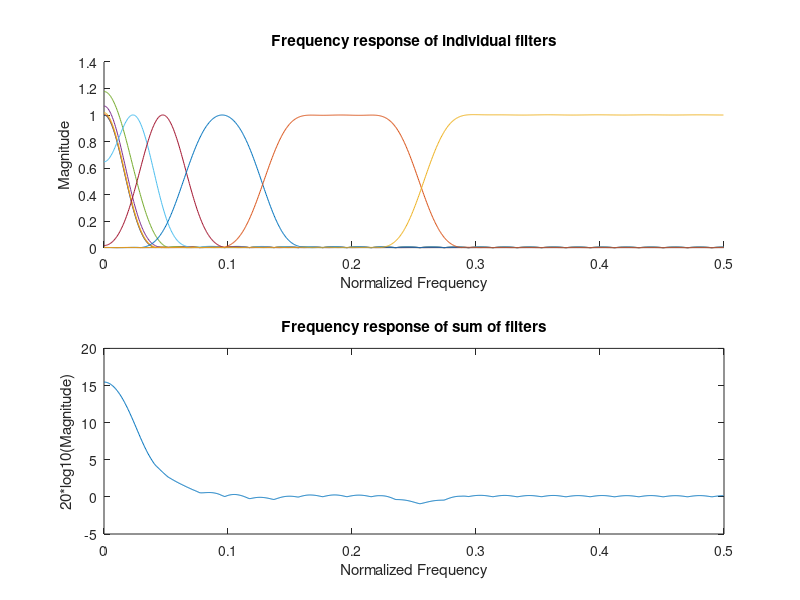

Write the MATLAB code that produced this figure.
fs = 44100;
center_freqs = [31.5, 63, 125, 250, 500, 1000, 2000, 4000, 8000, 16000];
Q = 1.446;

figure;
subplot(2,1,1);
hold on;
title('Frequency response of individual filters');
xlabel('Normalized Frequency');
ylabel('Magnitude');

sum_response = zeros(1024, 1);


for i = 1:length(center_freqs)
    if(i==1)
        fc1 = center_freqs(i) *(1/(2*Q) + sqrt(1 + 1/(4*Q^2)));
        b=fir1(50,fc1/(fs/2),'low');
        [H, f] = freqz(b, 1, 1024, fs);
        plot(f / fs, abs(H));
        sum_response = sum_response + abs(H);
    else if(i == length(center_freqs))
            fc1 = center_freqs(i) *(-1/(2*Q) + sqrt(1 + 1/(4*Q^2)));
            b=fir1(50,fc1/(fs/2),'high');
            [H, f] = freqz(b, 1, 1024, fs);
            plot(f / fs, abs(H));
            sum_response = sum_response + abs(H);
    else
        fc1 = center_freqs(i) *(-1/(2*Q) + sqrt(1 + 1/(4*Q^2)));
        fc2 = center_freqs(i) *(1/(2*Q) + sqrt(1 + 1/(4*Q^2)));

       
        b = fir1(50,[fc1,fc2]/ (fs/2), 'bandpass');
        [H, w] = freqz(b, 1, 1024, fs);
        plot(f / fs, abs(H));
        sum_response = sum_response + abs(H);
    end
    end
end

subplot(2,1,2);
plot(f / fs, 20*log10(sum_response));
title('Frequency response of sum of filters');
xlabel('Normalized Frequency');
ylabel('20*log10(Magnitude)');



